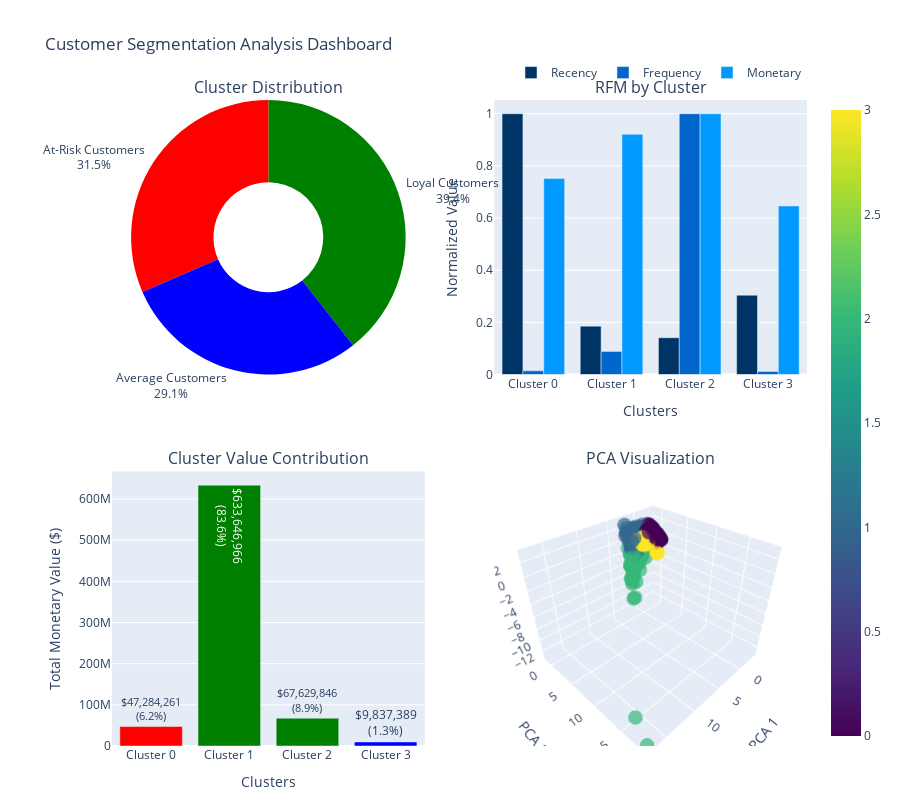

Write notebook code for a chart like this one.
### Markdown cell above
# %% [markdown]
# ## 3. Customer Segmentation using K-Means Clustering

### Code cell
# %%
print("="*80)
print("CUSTOMER SEGMENTATION USING K-MEANS CLUSTERING")
print("="*80)

# ... (keep the segment_customers function as corrected in previous response)

# Segment customers
rfm_df, cluster_labels, cluster_stats = segment_customers(rfm_df)

# Create cluster visualization - ONLY for classified customers
rfm_classified = rfm_df[rfm_df['Cluster'] != -1]

if len(rfm_classified) > 0:
    # Create subplots with correct specifications
    fig = make_subplots(
        rows=2, cols=2,
        subplot_titles=('Cluster Distribution', 'RFM by Cluster',
                       'Cluster Value Contribution', 'PCA Visualization'),
        specs=[[{'type': 'domain'}, {'type': 'xy'}],
               [{'type': 'xy'}, {'type': 'scene'}]],
        vertical_spacing=0.15,
        horizontal_spacing=0.1
    )

    # 1. Cluster distribution pie chart
    cluster_counts = rfm_classified['Cluster'].value_counts().sort_index()
    cluster_names = [f"{cluster_labels[c]['label']}" for c in cluster_counts.index]
    cluster_colors = [cluster_labels[c]['color'] for c in cluster_counts.index]

    fig.add_trace(
        go.Pie(
            labels=cluster_names,
            values=cluster_counts.values,
            hole=0.4,
            marker_colors=cluster_colors,
            textinfo='label+percent',
            textposition='outside',
            showlegend=False
        ),
        row=1, col=1
    )

    # 2. RFM metrics by cluster (bar chart)
    clusters_sorted = sorted(rfm_classified['Cluster'].unique())
    
    for i, metric in enumerate(['Recency', 'Frequency', 'Monetary']):
        metric_values = []
        for cluster in clusters_sorted:
            cluster_data = rfm_classified[rfm_classified['Cluster'] == cluster]
            if metric == 'Monetary':
                # Use log scale for monetary
                value = np.log1p(cluster_data[metric].mean())
            else:
                value = cluster_data[metric].mean()
            metric_values.append(value)
        
        # Normalize for visualization
        metric_values = np.array(metric_values)
        if metric_values.max() > 0:
            metric_values = metric_values / metric_values.max()
        
        # Create x positions with offset for grouped bars
        x_positions = [f"Cluster {c}" for c in clusters_sorted]
        
        fig.add_trace(
            go.Bar(
                x=x_positions,
                y=metric_values,
                name=metric,
                marker_color=corporate_colors[i],
                showlegend=True
            ),
            row=1, col=2
        )
    
    # Update layout for subplot 1,2
    fig.update_xaxes(title_text="Clusters", row=1, col=2)
    fig.update_yaxes(title_text="Normalized Value", row=1, col=2)

    # 3. Cluster value contribution
    cluster_value = rfm_classified.groupby('Cluster')['Monetary'].sum()
    cluster_percentage = (cluster_value / cluster_value.sum()) * 100

    # Sort clusters for consistent ordering
    cluster_value = cluster_value.sort_index()
    
    fig.add_trace(
        go.Bar(
            x=[f"Cluster {c}" for c in cluster_value.index],
            y=cluster_value.values,
            marker_color=[cluster_labels[c]['color'] for c in cluster_value.index],
            text=[f'${v:,.0f}<br>({p:.1f}%)' for v, p in zip(cluster_value.values, cluster_percentage.values)],
            textposition='auto',
            showlegend=False
        ),
        row=2, col=1
    )
    
    fig.update_xaxes(title_text="Clusters", row=2, col=1)
    fig.update_yaxes(title_text="Total Monetary Value ($)", row=2, col=1)

    # 4. PCA Visualization (3D)
    # Prepare data for PCA
    rfm_pca_data = rfm_df.loc[rfm_classified.index, ['Recency', 'Frequency', 'Monetary_log']].dropna()
    
    if len(rfm_pca_data) > 0:
        rfm_scaled_pca = StandardScaler().fit_transform(rfm_pca_data)
        pca = PCA(n_components=3)
        pca_result = pca.fit_transform(rfm_scaled_pca)

        # Get cluster labels for PCA data
        pca_clusters = rfm_df.loc[rfm_pca_data.index, 'Cluster']
        
        fig.add_trace(
            go.Scatter3d(
                x=pca_result[:, 0],
                y=pca_result[:, 1],
                z=pca_result[:, 2],
                mode='markers',
                marker=dict(
                    size=5,
                    color=pca_clusters,
                    colorscale='Viridis',
                    opacity=0.7,
                    showscale=True
                ),
                text=[f"Cluster {c}" for c in pca_clusters],
                hoverinfo='text',
                showlegend=False
            ),
            row=2, col=2
        )
        
        # Update 3D scene
        fig.update_scenes(
            xaxis_title='PCA 1',
            yaxis_title='PCA 2', 
            zaxis_title='PCA 3',
            row=2, col=2
        )
    
    # Update overall layout
    fig.update_layout(
        title_text="Customer Segmentation Analysis Dashboard",
        height=800,
        showlegend=True,
        legend=dict(
            orientation="h",
            yanchor="bottom",
            y=1.02,
            xanchor="right",
            x=1
        ),
        margin=dict(t=100, b=50, l=50, r=50)
    )
    
    fig.show()
else:
    print("⚠️ No customers could be clustered. Check data quality.")

### Figure 1 — Plotly figure (JSON) as saved in the notebook; plotly's stock layout.template omitted (floating-point values rounded to 4 significant figures; data arrays with more than 128 entries replaced by an {"elided": "..."} marker saying what was removed)
{"data": [{"domain": {"x": [0, 0.45], "y": [0.575, 1]}, "hole": 0.4, "labels": ["At-Risk Customers", "Loyal Customers", "Loyal Customers", "Average Customers"], "marker": {"colors": ["red", "green", "green", "blue"]}, "showlegend": false, "textinfo": "label+percent", "textposition": "outside", "type": "pie", "values": [1119, 1352, 47, 1032]}, {"marker": {"color": "#003366"}, "name": "Recency", "showlegend": true, "type": "bar", "x": ["Cluster 0", "Cluster 1", "Cluster 2", "Cluster 3"], "xaxis": "x", "y": [1.0, 0.1857, 0.1411, 0.3042], "yaxis": "y"}, {"marker": {"color": "#0066CC"}, "name": "Frequency", "showlegend": true, "type": "bar", "x": ["Cluster 0", "Cluster 1", "Cluster 2", "Cluster 3"], "xaxis": "x", "y": [0.01436, 0.08885, 1.0, 0.01184], "yaxis": "y"}, {"marker": {"color": "#0099FF"}, "name": "Monetary", "showlegend": true, "type": "bar", "x": ["Cluster 0", "Cluster 1", "Cluster 2", "Cluster 3"], "xaxis": "x", "y": [0.7512, 0.9209, 1.0, 0.6462], "yaxis": "y"}, {"marker": {"color": ["red", "green", "green", "blue"]}, "showlegend": false, "text": ["$47,284,261<br>(6.2%)", "$633,646,966<br>(83.6%)", "$67,629,846<br>(8.9%)", "$9,837,389<br>(1.3%)"], "textposition": "auto", "type": "bar", "x": ["Cluster 0", "Cluster 1", "Cluster 2", "Cluster 3"], "xaxis": "x2", "y": [47280000.0, 633600000.0, 67630000.0, 9837000.0], "yaxis": "y2"}, {"hoverinfo": "text", "marker": {"color": {"elided": "3550 int values"}, "colorscale": [[0, "#440154"], [0.1111, "#482878"], [0.2222, "#3e4989"], [0.3333, "#31688e"], [0.4444, "#26828e"], [0.5556, "#1f9e89"], [0.6667, "#35b779"], [0.7778, "#6ece58"], [0.8889, "#b5de2b"], [1, "#fde725"]], "opacity": 0.7, "showscale": true, "size": 5}, "mode": "markers", "scene": "scene", "showlegend": false, "text": {"elided": "3550 str values"}, "type": "scatter3d", "x": {"elided": "3550 float values"}, "y": {"elided": "3550 float values"}, "z": {"elided": "3550 float values"}}], "layout": {"annotations": [{"font": {"size": 16}, "showarrow": false, "text": "Cluster Distribution", "x": 0.225, "xanchor": "center", "xref": "paper", "y": 1, "yanchor": "bottom", "yref": "paper"}, {"font": {"size": 16}, "showarrow": false, "text": "RFM by Cluster", "x": 0.775, "xanchor": "center", "xref": "paper", "y": 1, "yanchor": "bottom", "yref": "paper"}, {"font": {"size": 16}, "showarrow": false, "text": "Cluster Value Contribution", "x": 0.225, "xanchor": "center", "xref": "paper", "y": 0.425, "yanchor": "bottom", "yref": "paper"}, {"font": {"size": 16}, "showarrow": false, "text": "PCA Visualization", "x": 0.775, "xanchor": "center", "xref": "paper", "y": 0.425, "yanchor": "bottom", "yref": "paper"}], "height": 800, "legend": {"orientation": "h", "x": 1, "xanchor": "right", "y": 1.02, "yanchor": "bottom"}, "margin": {"b": 50, "l": 50, "r": 50, "t": 100}, "scene": {"domain": {"x": [0.55, 1], "y": [0, 0.425]}, "xaxis": {"title": {"text": "PCA 1"}}, "yaxis": {"title": {"text": "PCA 2"}}, "zaxis": {"title": {"text": "PCA 3"}}}, "showlegend": true, "title": {"text": "Customer Segmentation Analysis Dashboard"}, "xaxis": {"anchor": "y", "domain": [0.55, 1], "title": {"text": "Clusters"}}, "xaxis2": {"anchor": "y2", "domain": [0, 0.45], "title": {"text": "Clusters"}}, "yaxis": {"anchor": "x", "domain": [0.575, 1], "title": {"text": "Normalized Value"}}, "yaxis2": {"anchor": "x2", "domain": [0, 0.425], "title": {"text": "Total Monetary Value ($)"}}}}
